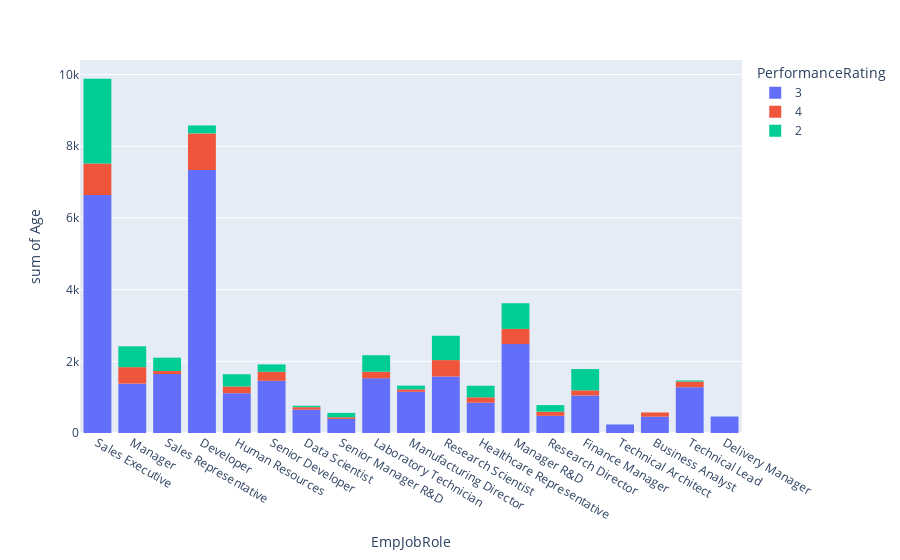

Here is the notebook cell this chart was saved with:
### Code cell
fig = px.histogram(emp_data, x='EmpJobRole', y= 'Age',color='PerformanceRating')
fig.show()

### Figure 1 — Plotly figure (JSON) as saved in the notebook; plotly's stock layout.template omitted (floating-point values rounded to 4 significant figures; data arrays with more than 128 entries replaced by an {"elided": "..."} marker saying what was removed)
{"data": [{"alignmentgroup": "True", "bingroup": "x", "histfunc": "sum", "hovertemplate": "PerformanceRating=3<br>EmpJobRole=%{x}<br>sum of Age=%{y}<extra></extra>", "legendgroup": "3", "marker": {"color": "#636efa"}, "name": "3", "offsetgroup": "3", "orientation": "v", "showlegend": true, "type": "histogram", "x": {"elided": "874 str values"}, "xaxis": "x", "y": {"elided": "874 int values"}, "yaxis": "y"}, {"alignmentgroup": "True", "bingroup": "x", "histfunc": "sum", "hovertemplate": "PerformanceRating=4<br>EmpJobRole=%{x}<br>sum of Age=%{y}<extra></extra>", "legendgroup": "4", "marker": {"color": "#EF553B"}, "name": "4", "offsetgroup": "4", "orientation": "v", "showlegend": true, "type": "histogram", "x": {"elided": "132 str values"}, "xaxis": "x", "y": {"elided": "132 int values"}, "yaxis": "y"}, {"alignmentgroup": "True", "bingroup": "x", "histfunc": "sum", "hovertemplate": "PerformanceRating=2<br>EmpJobRole=%{x}<br>sum of Age=%{y}<extra></extra>", "legendgroup": "2", "marker": {"color": "#00cc96"}, "name": "2", "offsetgroup": "2", "orientation": "v", "showlegend": true, "type": "histogram", "x": {"elided": "194 str values"}, "xaxis": "x", "y": {"elided": "194 int values"}, "yaxis": "y"}], "layout": {"barmode": "relative", "legend": {"title": {"text": "PerformanceRating"}, "tracegroupgap": 0}, "margin": {"t": 60}, "xaxis": {"anchor": "y", "domain": [0, 1], "title": {"text": "EmpJobRole"}}, "yaxis": {"anchor": "x", "domain": [0, 1], "title": {"text": "sum of Age"}}}}
